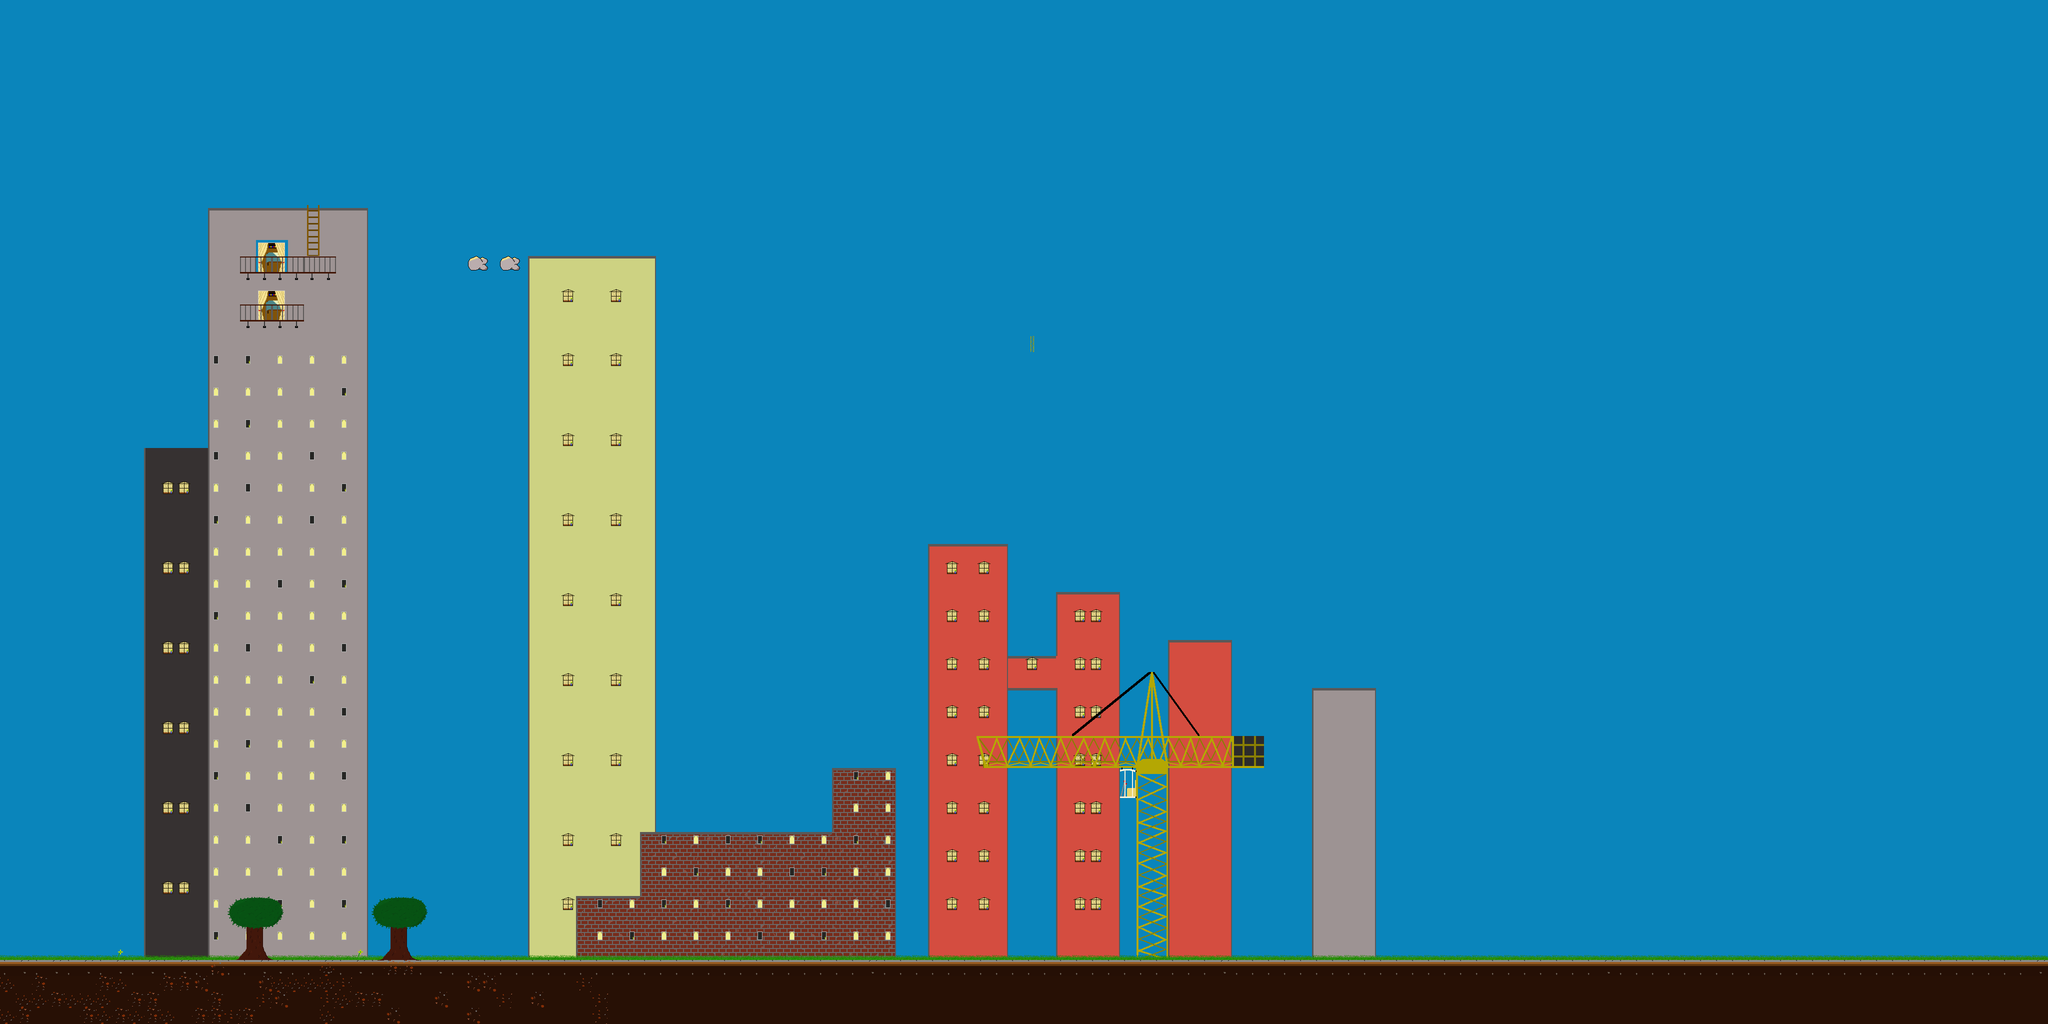

This game map was drawn from its Tiled (.tmx) file and the tilesets committed beside it. A one-line description and the trimmed map source follow:
An orthogonal 128x64 tile map with 32x32 px tiles, 10 tile layers (Base, Background city, Buildings, Building side walls, ...), 1 hidden layer not drawn, 2 tilesets.

<map version="1.0" orientation="orthogonal" renderorder="right-down" width="128" height="64" tilewidth="32" tileheight="32" nextobjectid="1">
 <tileset firstgid="1" name="Outdoors" tilewidth="32" tileheight="32" tilecount="1024" columns="32">
  <image source="spriteSheets/outdoors.png" width="1024" height="1024" />
 </tileset>
 <tileset firstgid="1025" name="Buildings" tilewidth="32" tileheight="32" tilecount="1024" columns="32">
  <image source="spriteSheets/buildings.png" width="1024" height="1024" />
 </tileset>
 <layer name="Base" width="128" height="64">
  <data>[8192 cells, 8192 non-empty, 12 distinct tile ids]</data>
 </layer>
 <layer name="Background city" width="128" height="64">
  <data>[8192 cells, 312 non-empty, 6 distinct tile ids]</data>
 </layer>
 <layer name="Buildings" width="128" height="64">
  <data>[8192 cells, 1037 non-empty, 55 distinct tile ids]</data>
 </layer>
 <layer name="Building side walls" width="128" height="64">
  <data>[8192 cells, 400 non-empty, 4 distinct tile ids]</data>
 </layer>
 <layer name="Building top walls" width="128" height="64">
  <data>[8192 cells, 61 non-empty, 2 distinct tile ids]</data>
 </layer>
 <layer name="Building windows" width="128" height="64">
  <data>[8192 cells, 199 non-empty, 8 distinct tile ids]</data>
 </layer>
 <layer name="Building add ons" width="128" height="64">
  <data>[8192 cells, 24 non-empty, 7 distinct tile ids]</data>
 </layer>
 <layer name="Crane" width="128" height="64">
  <data>[8192 cells, 98 non-empty, 82 distinct tile ids]</data>
 </layer>
 <layer name="Grass" width="128" height="64">
  <data>[8192 cells, 128 non-empty, 1 distinct tile ids]</data>
 </layer>
 <layer name="Plants" width="128" height="64">
  <data>[8192 cells, 91 non-empty, 23 distinct tile ids]</data>
 </layer>
 <layer name="Collisions" width="128" height="64" visible="0">
  <data>[8192 cells, 293 non-empty, 2 distinct tile ids]</data>
 </layer>
</map>